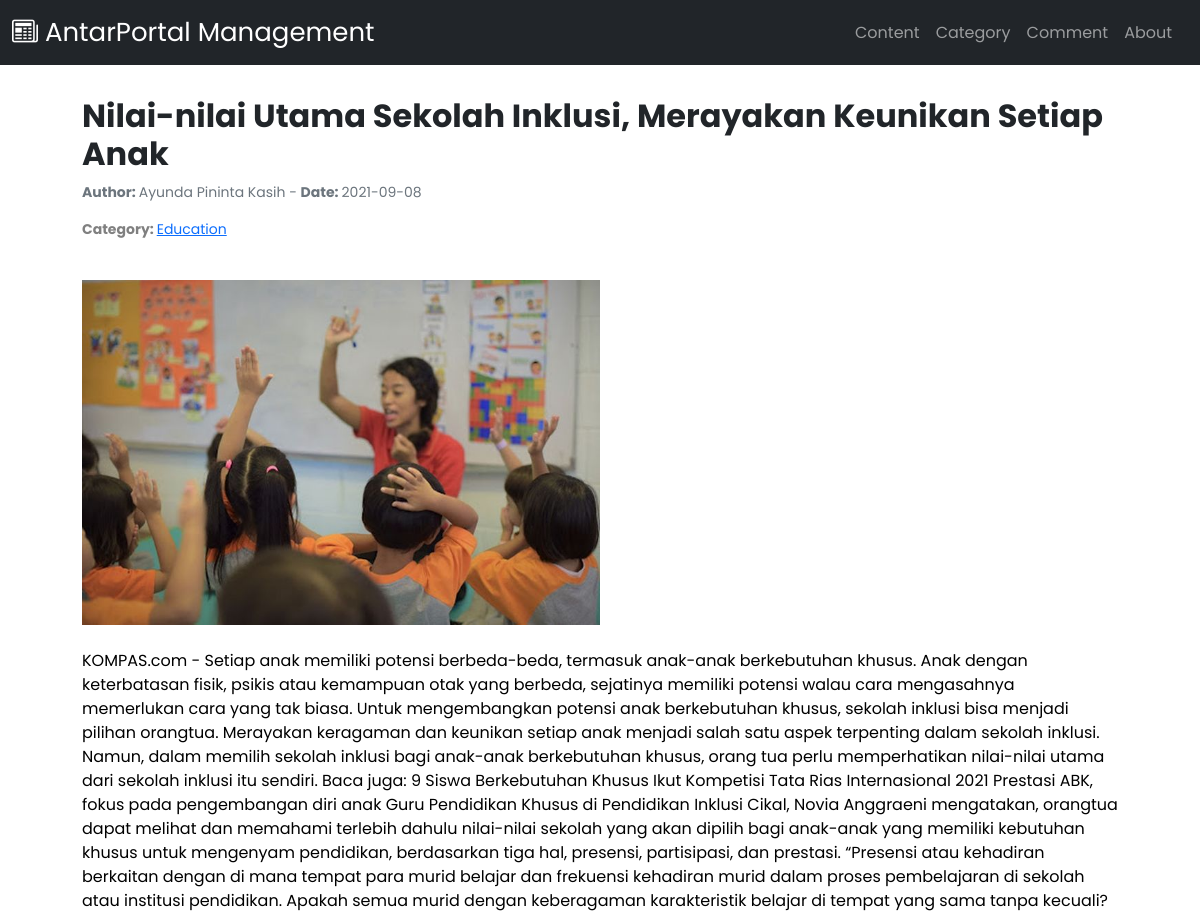
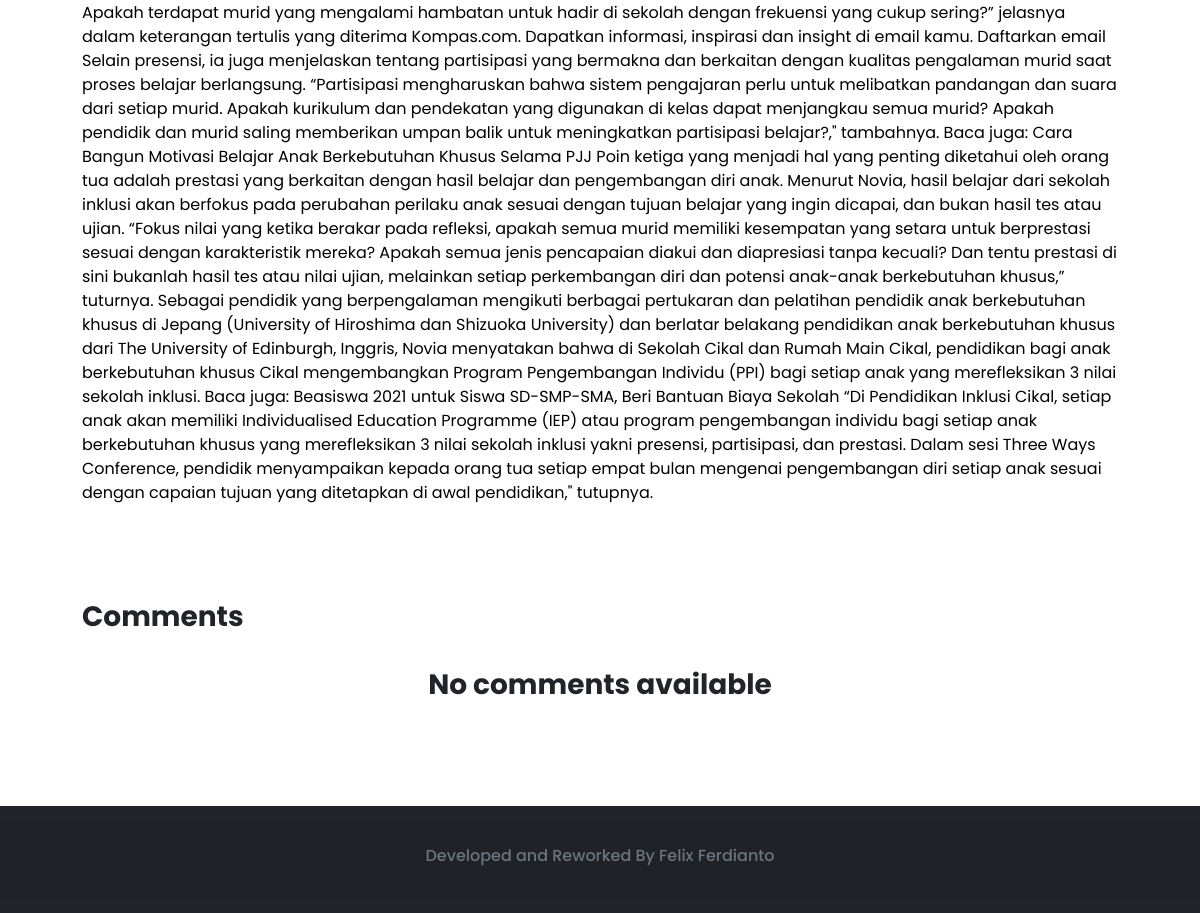
/Main/details/4, run on the app's committed database (2 pictures, top to bottom).
### tables this page shows
CREATE TABLE `posts` (
  `postId` int(11) NOT NULL,
  `postTitle` varchar(255) NOT NULL,
  `postAuthor` varchar(255) NOT NULL DEFAULT '''Secret Author''',
  `categoryId` int(11) NOT NULL,
  `content` longtext NOT NULL,
  `publishDate` date NOT NULL,
  `postPicture` text NOT NULL
);

CREATE TABLE `category` (
  `categoryId` int(11) NOT NULL,
  `categoryName` varchar(100) NOT NULL
);

### application/controllers/Main.php (called while the page is built, shortened)
<?php
class Main extends CI_Controller
{
	public function __construct()
	{
		$this->load->model('newsModel');
		$this->load->model('categoryModel');
		$this->load->model('commentModel');
		$this->load->library('form_validation');
	}
	public function details($id)
	{
		$data['navbar'] = $this->load->view('template/navbar.php', NULL, TRUE);
		$data['css'] = $this->load->view('include/style.php', NULL, TRUE);
		$data['js'] = $this->load->view('include/script.php', NULL, TRUE);
		$data['footer'] = $this->load->view('template/footer.php', NULL, TRUE);
		$data['title'] = $this->newsModel->getTitle($id);
		$data['content'] = $this->newsModel->getDetail($id);
		$data['comment'] = $this->commentModel->getCommentsPerPost($id);
		$this->load->view('pages/main/contentDetail.php', $data);
	}
}

### index.php (called while the page is built, shortened)
<?php
require_once BASEPATH.'core/CodeIgniter.php';

### application/models/NewsModel.php (called while the page is built, shortened)
<?php
class newsModel extends CI_Model
{
    public function getTitle($id)
    {
        $this->db->select('postTitle');
        $this->db->where('postId', $id);
        $query = $this->db->get('posts');
        return $query->row()->postTitle;
    }
    public function getDetail($id)
    {
        $this->db->trans_begin();
        $query = $this->db->select('posts.postId, posts.postTitle, posts.publishDate, posts.postAuthor, posts.postPicture, posts.content, posts.categoryId, category.categoryName')->from('posts')->join('category', 'posts.categoryId = category.categoryId', 'left')->where('posts.postId', $id)->get();
        $this->db->trans_complete();
        if($this->db->trans_status() === FALSE)
        {
            $this->db->trans_rollback();
            return FALSE;
        }else
        {
            return $query->result_array();
        }
    }
}

### application/views/pages/main/contentDetail.php (the view, shortened to what this page needs)
<!DOCTYPE html>
<html lang="en">
<head>
    <?= $css; ?>
</head>
<body>
    <?= $navbar; ?>
    <br>
    <?php foreach ($content as $p) : ?>
        <div class="container">
            <h2 class="mt-2"><strong><?= $p['postTitle']; ?></strong></h2>
            <p style="font-size: 14px;" class="text-muted"><strong>Author: </strong><?= $p['postAuthor']; ?> - <strong> Date: </strong><?= $p['publishDate']; ?></p>
            <p style="font-size: 14px; color: grey;"><strong>
                    Category:
                </strong><a href="<?= base_url("Main/postPerCategory/"), $p['categoryId'] ?>"><?= $p['categoryName']; ?></a></p> <br>
            <img src="<?= base_url("assets/postAssets/"), $p['postPicture'] ?>" alt="" class="postImg"><br><br>
            <p style="font-size: 16px; color:black"><?= $p['content'] ?></p>
            <br>
            <br>
            <h3 style="margin-top:3%; margin-bottom:1%"><b>Comments</b></h3>
            <?php
            if (count($comment) > 0) {
                foreach ($comment as $c) : ?>
                    <div class="card" style="width: 50%;margin-top:2%; margin-bottom:1%;">
                        <div class="card-body">
                            <?php if ($c['fotoUser'] == NULL) { ?>
                                <img src="<?= base_url("assets/profileUser/avatar.png") ?>" class="userImg">
                            <?php } else { ?>
                                <img src="<?= base_url("assets/profileUser/"), $c['fotoUser'] ?>" class="userImg">
                            <?php } ?>
                            <h5 class="class-title"><?= $c['firstName'] . " " . $c['lastName'] ?></h5>
                            <h6 class="card-subtitle mb-2 text-muted"><?= $c['commentDate'] ?></h6>
                            <p class="card-text"><?= $c['comment'] ?></p>
                        </div>
                    </div>
            <?php endforeach;
            } else { ?>
                <br><h3 class="text-center"><strong>No comments available</strong></h3>
           <?php } ?>
        </div>
    <?php endforeach; ?>
    <br>
    <br>
    <br>
    <br>
    <?= $footer ?>
</body>

### assets/css/additionalCss.css (style rules this page uses)
* { font-family: 'Poppins'; margin:0; padding: 0; box-sizing: border-box; }
.container { max-width: 1100px; margin: auto; overflow: auto; padding: 0 2rem; }

### application/views/pages/main/contentDetail.php (style rules this page uses)
.postImg { width: 50%; height: 50%; }

### data on the page
posts: postTitle "Nilai-nilai Utama Sekolah Inklusi, Merayakan Keunikan Setiap Anak", postAuthor "Ayunda Pininta Kasih", publishDate "2021-09-08", categoryId.categoryName "Education", postPicture (picture), content "KOMPAS.com - Setiap anak memiliki potensi berbeda-beda, termasuk anak-anak berkebutuhan khusus. Anak dengan keterbatasan fisik, psikis atau kemampuan otak yang berbeda, sejatinya memiliki potensi walau cara mengasahnya memerlukan cara yang tak biasa. Untuk mengembangkan potensi anak berkebutuhan khusus, sekolah inklusi bisa menjadi pilihan orangtua. Merayakan keragaman dan keunikan setiap anak menjadi salah satu aspek terpenting dalam sekolah inklusi. Namun, dalam memilih sekolah inklusi bagi anak-anak berkebutuhan khusus, orang tua perlu memperhatikan nilai-nilai utama dari sekolah inklusi itu sendiri. Baca juga: 9 Siswa Berkebutuhan Khusus Ikut Kompetisi Tata Rias Internasional 2021…"
